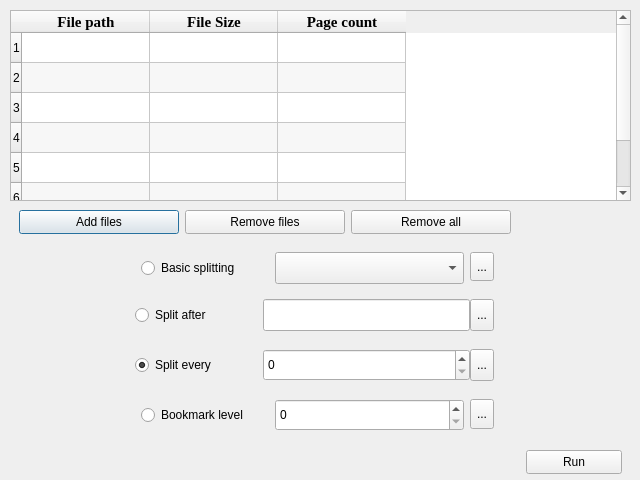
<?xml version="1.0" encoding="UTF-8"?>
<ui version="4.0">
 <class>split</class>
 <widget class="QDialog" name="split">
  <property name="geometry">
   <rect>
    <x>0</x>
    <y>0</y>
    <width>640</width>
    <height>480</height>
   </rect>
  </property>
  <property name="minimumSize">
   <size>
    <width>640</width>
    <height>480</height>
   </size>
  </property>
  <property name="maximumSize">
   <size>
    <width>640</width>
    <height>480</height>
   </size>
  </property>
  <property name="baseSize">
   <size>
    <width>640</width>
    <height>480</height>
   </size>
  </property>
  <property name="windowTitle">
   <string>Split one or more PDF files</string>
  </property>
  <property name="windowIcon">
   <iconset>
    <normaloff>:/media/split.svg</normaloff>:/media/split.svg</iconset>
  </property>
  <property name="styleSheet">
   <string notr="true"/>
  </property>
  <widget class="QWidget" name="layoutWidget">
   <property name="geometry">
    <rect>
     <x>0</x>
     <y>-10</y>
     <width>641</width>
     <height>491</height>
    </rect>
   </property>
   <layout class="QVBoxLayout" name="vbox16">
    <property name="spacing">
     <number>0</number>
    </property>
    <property name="leftMargin">
     <number>10</number>
    </property>
    <property name="topMargin">
     <number>20</number>
    </property>
    <property name="rightMargin">
     <number>10</number>
    </property>
    <property name="bottomMargin">
     <number>2</number>
    </property>
    <item>
     <widget class="QTableWidget" name="tbl16">
      <property name="minimumSize">
       <size>
        <width>360</width>
        <height>128</height>
       </size>
      </property>
      <property name="maximumSize">
       <size>
        <width>720</width>
        <height>256</height>
       </size>
      </property>
      <property name="showDropIndicator" stdset="0">
       <bool>false</bool>
      </property>
      <property name="dragEnabled">
       <bool>true</bool>
      </property>
      <property name="dragDropOverwriteMode">
       <bool>false</bool>
      </property>
      <property name="dragDropMode">
       <enum>QAbstractItemView::InternalMove</enum>
      </property>
      <property name="alternatingRowColors">
       <bool>true</bool>
      </property>
      <property name="rowCount">
       <number>7</number>
      </property>
      <property name="columnCount">
       <number>3</number>
      </property>
      <attribute name="horizontalHeaderVisible">
       <bool>true</bool>
      </attribute>
      <attribute name="horizontalHeaderCascadingSectionResizes">
       <bool>false</bool>
      </attribute>
      <attribute name="horizontalHeaderMinimumSectionSize">
       <number>64</number>
      </attribute>
      <attribute name="horizontalHeaderDefaultSectionSize">
       <number>128</number>
      </attribute>
      <row/>
      <row/>
      <row/>
      <row/>
      <row/>
      <row/>
      <row/>
      <column>
       <property name="text">
        <string>File path</string>
       </property>
       <property name="font">
        <font>
         <family>Liberation Serif</family>
         <pointsize>11</pointsize>
         <italic>false</italic>
         <bold>true</bold>
        </font>
       </property>
      </column>
      <column>
       <property name="text">
        <string>File Size</string>
       </property>
       <property name="font">
        <font>
         <family>Liberation Serif</family>
         <pointsize>11</pointsize>
         <italic>false</italic>
         <bold>true</bold>
        </font>
       </property>
      </column>
      <column>
       <property name="text">
        <string>Page count</string>
       </property>
       <property name="font">
        <font>
         <family>Liberation Serif</family>
         <pointsize>11</pointsize>
         <italic>false</italic>
         <bold>true</bold>
        </font>
       </property>
      </column>
     </widget>
    </item>
    <item>
     <widget class="QFrame" name="hbox17">
      <property name="minimumSize">
       <size>
        <width>0</width>
        <height>24</height>
       </size>
      </property>
      <property name="maximumSize">
       <size>
        <width>16777215</width>
        <height>48</height>
       </size>
      </property>
      <layout class="QHBoxLayout" name="horizontalLayout_6">
       <item>
        <widget class="QPushButton" name="btn17a">
         <property name="minimumSize">
          <size>
           <width>160</width>
           <height>24</height>
          </size>
         </property>
         <property name="maximumSize">
          <size>
           <width>192</width>
           <height>32</height>
          </size>
         </property>
         <property name="layoutDirection">
          <enum>Qt::LeftToRight</enum>
         </property>
         <property name="text">
          <string>Add files</string>
         </property>
         <property name="icon">
          <iconset resource="../media/media.qrc">
           <normaloff>:/document-add.svg</normaloff>:/document-add.svg</iconset>
         </property>
        </widget>
       </item>
       <item>
        <widget class="QPushButton" name="btn17b">
         <property name="minimumSize">
          <size>
           <width>160</width>
           <height>24</height>
          </size>
         </property>
         <property name="maximumSize">
          <size>
           <width>192</width>
           <height>32</height>
          </size>
         </property>
         <property name="text">
          <string>Remove files</string>
         </property>
         <property name="icon">
          <iconset resource="../media/media.qrc">
           <normaloff>:/document-subtract.svg</normaloff>:/document-subtract.svg</iconset>
         </property>
        </widget>
       </item>
       <item>
        <widget class="QPushButton" name="btn17c">
         <property name="minimumSize">
          <size>
           <width>160</width>
           <height>24</height>
          </size>
         </property>
         <property name="maximumSize">
          <size>
           <width>192</width>
           <height>32</height>
          </size>
         </property>
         <property name="text">
          <string>Remove all</string>
         </property>
         <property name="icon">
          <iconset resource="../media/media.qrc">
           <normaloff>:/clean.svg</normaloff>:/clean.svg</iconset>
         </property>
        </widget>
       </item>
       <item>
        <spacer name="hspc17">
         <property name="orientation">
          <enum>Qt::Horizontal</enum>
         </property>
         <property name="sizeType">
          <enum>QSizePolicy::Maximum</enum>
         </property>
         <property name="sizeHint" stdset="0">
          <size>
           <width>256</width>
           <height>20</height>
          </size>
         </property>
        </spacer>
       </item>
      </layout>
     </widget>
    </item>
    <item>
     <widget class="QFrame" name="qfrm18">
      <property name="minimumSize">
       <size>
        <width>0</width>
        <height>32</height>
       </size>
      </property>
      <property name="maximumSize">
       <size>
        <width>16777215</width>
        <height>48</height>
       </size>
      </property>
      <layout class="QHBoxLayout" name="horizontalLayout_2">
       <property name="bottomMargin">
        <number>9</number>
       </property>
       <item>
        <spacer name="hspc18a">
         <property name="orientation">
          <enum>Qt::Horizontal</enum>
         </property>
         <property name="sizeType">
          <enum>QSizePolicy::Maximum</enum>
         </property>
         <property name="sizeHint" stdset="0">
          <size>
           <width>100</width>
           <height>20</height>
          </size>
         </property>
        </spacer>
       </item>
       <item>
        <widget class="QLabel" name="icon18">
         <property name="minimumSize">
          <size>
           <width>16</width>
           <height>16</height>
          </size>
         </property>
         <property name="maximumSize">
          <size>
           <width>24</width>
           <height>24</height>
          </size>
         </property>
         <property name="text">
          <string/>
         </property>
         <property name="pixmap">
          <pixmap resource="../media/media.qrc">:/flow-data.svg</pixmap>
         </property>
         <property name="scaledContents">
          <bool>true</bool>
         </property>
        </widget>
       </item>
       <item>
        <widget class="QRadioButton" name="radio18">
         <property name="sizePolicy">
          <sizepolicy hsizetype="MinimumExpanding" vsizetype="Fixed">
           <horstretch>0</horstretch>
           <verstretch>0</verstretch>
          </sizepolicy>
         </property>
         <property name="minimumSize">
          <size>
           <width>64</width>
           <height>32</height>
          </size>
         </property>
         <property name="maximumSize">
          <size>
           <width>128</width>
           <height>48</height>
          </size>
         </property>
         <property name="baseSize">
          <size>
           <width>0</width>
           <height>32</height>
          </size>
         </property>
         <property name="layoutDirection">
          <enum>Qt::LeftToRight</enum>
         </property>
         <property name="text">
          <string>Basic splitting</string>
         </property>
         <property name="shortcut">
          <string notr="true"/>
         </property>
         <attribute name="buttonGroup">
          <string notr="true">radioGroup_split</string>
         </attribute>
        </widget>
       </item>
       <item>
        <widget class="QComboBox" name="combo18">
         <property name="sizePolicy">
          <sizepolicy hsizetype="MinimumExpanding" vsizetype="Fixed">
           <horstretch>0</horstretch>
           <verstretch>0</verstretch>
          </sizepolicy>
         </property>
         <property name="minimumSize">
          <size>
           <width>128</width>
           <height>32</height>
          </size>
         </property>
         <property name="maximumSize">
          <size>
           <width>320</width>
           <height>48</height>
          </size>
         </property>
         <property name="currentIndex">
          <number>-1</number>
         </property>
         <property name="placeholderText">
          <string>Select an option</string>
         </property>
         <item>
          <property name="text">
           <string>Every page</string>
          </property>
         </item>
         <item>
          <property name="text">
           <string>Even pages</string>
          </property>
         </item>
         <item>
          <property name="text">
           <string>Odd pages</string>
          </property>
         </item>
        </widget>
       </item>
       <item>
        <widget class="QToolButton" name="tool18">
         <property name="minimumSize">
          <size>
           <width>16</width>
           <height>16</height>
          </size>
         </property>
         <property name="maximumSize">
          <size>
           <width>32</width>
           <height>32</height>
          </size>
         </property>
         <property name="baseSize">
          <size>
           <width>24</width>
           <height>24</height>
          </size>
         </property>
         <property name="text">
          <string>...</string>
         </property>
         <property name="icon">
          <iconset resource="../media/media.qrc">
           <normaloff>:/help.svg</normaloff>:/help.svg</iconset>
         </property>
         <property name="toolButtonStyle">
          <enum>Qt::ToolButtonIconOnly</enum>
         </property>
         <property name="autoRaise">
          <bool>false</bool>
         </property>
        </widget>
       </item>
       <item>
        <spacer name="hspc18b">
         <property name="orientation">
          <enum>Qt::Horizontal</enum>
         </property>
         <property name="sizeType">
          <enum>QSizePolicy::Minimum</enum>
         </property>
         <property name="sizeHint" stdset="0">
          <size>
           <width>128</width>
           <height>20</height>
          </size>
         </property>
        </spacer>
       </item>
      </layout>
     </widget>
    </item>
    <item>
     <layout class="QHBoxLayout" name="hbox20">
      <property name="leftMargin">
       <number>9</number>
      </property>
      <property name="topMargin">
       <number>9</number>
      </property>
      <property name="rightMargin">
       <number>9</number>
      </property>
      <property name="bottomMargin">
       <number>9</number>
      </property>
      <item>
       <spacer name="hspc20a">
        <property name="orientation">
         <enum>Qt::Horizontal</enum>
        </property>
        <property name="sizeType">
         <enum>QSizePolicy::Maximum</enum>
        </property>
        <property name="sizeHint" stdset="0">
         <size>
          <width>100</width>
          <height>10</height>
         </size>
        </property>
       </spacer>
      </item>
      <item>
       <widget class="QLabel" name="icon20">
        <property name="minimumSize">
         <size>
          <width>16</width>
          <height>16</height>
         </size>
        </property>
        <property name="maximumSize">
         <size>
          <width>24</width>
          <height>24</height>
         </size>
        </property>
        <property name="text">
         <string/>
        </property>
        <property name="pixmap">
         <pixmap resource="../media/media.qrc">:/select-range.svg</pixmap>
        </property>
        <property name="scaledContents">
         <bool>true</bool>
        </property>
       </widget>
      </item>
      <item>
       <widget class="QRadioButton" name="radio20">
        <property name="sizePolicy">
         <sizepolicy hsizetype="MinimumExpanding" vsizetype="Fixed">
          <horstretch>0</horstretch>
          <verstretch>0</verstretch>
         </sizepolicy>
        </property>
        <property name="minimumSize">
         <size>
          <width>64</width>
          <height>32</height>
         </size>
        </property>
        <property name="maximumSize">
         <size>
          <width>128</width>
          <height>48</height>
         </size>
        </property>
        <property name="baseSize">
         <size>
          <width>0</width>
          <height>32</height>
         </size>
        </property>
        <property name="layoutDirection">
         <enum>Qt::LeftToRight</enum>
        </property>
        <property name="text">
         <string>Split after</string>
        </property>
        <property name="shortcut">
         <string notr="true"/>
        </property>
        <attribute name="buttonGroup">
         <string notr="true">radioGroup_split</string>
        </attribute>
       </widget>
      </item>
      <item>
       <widget class="QLineEdit" name="lineEdit20">
        <property name="sizePolicy">
         <sizepolicy hsizetype="MinimumExpanding" vsizetype="Fixed">
          <horstretch>0</horstretch>
          <verstretch>0</verstretch>
         </sizepolicy>
        </property>
        <property name="minimumSize">
         <size>
          <width>128</width>
          <height>32</height>
         </size>
        </property>
        <property name="maximumSize">
         <size>
          <width>320</width>
          <height>32</height>
         </size>
        </property>
       </widget>
      </item>
      <item>
       <widget class="QToolButton" name="tool20">
        <property name="minimumSize">
         <size>
          <width>16</width>
          <height>16</height>
         </size>
        </property>
        <property name="maximumSize">
         <size>
          <width>32</width>
          <height>32</height>
         </size>
        </property>
        <property name="baseSize">
         <size>
          <width>24</width>
          <height>24</height>
         </size>
        </property>
        <property name="text">
         <string>...</string>
        </property>
        <property name="icon">
         <iconset resource="../media/media.qrc">
          <normaloff>:/help.svg</normaloff>:/help.svg</iconset>
        </property>
        <property name="toolButtonStyle">
         <enum>Qt::ToolButtonIconOnly</enum>
        </property>
        <property name="autoRaise">
         <bool>false</bool>
        </property>
       </widget>
      </item>
      <item>
       <spacer name="hspc20b">
        <property name="orientation">
         <enum>Qt::Horizontal</enum>
        </property>
        <property name="sizeType">
         <enum>QSizePolicy::Minimum</enum>
        </property>
        <property name="sizeHint" stdset="0">
         <size>
          <width>128</width>
          <height>10</height>
         </size>
        </property>
       </spacer>
      </item>
     </layout>
    </item>
    <item>
     <layout class="QHBoxLayout" name="hbox21">
      <property name="leftMargin">
       <number>9</number>
      </property>
      <property name="topMargin">
       <number>9</number>
      </property>
      <property name="rightMargin">
       <number>9</number>
      </property>
      <property name="bottomMargin">
       <number>9</number>
      </property>
      <item>
       <spacer name="hspc21a">
        <property name="orientation">
         <enum>Qt::Horizontal</enum>
        </property>
        <property name="sizeType">
         <enum>QSizePolicy::Maximum</enum>
        </property>
        <property name="sizeHint" stdset="0">
         <size>
          <width>100</width>
          <height>10</height>
         </size>
        </property>
       </spacer>
      </item>
      <item>
       <widget class="QLabel" name="icon21">
        <property name="minimumSize">
         <size>
          <width>16</width>
          <height>16</height>
         </size>
        </property>
        <property name="maximumSize">
         <size>
          <width>24</width>
          <height>24</height>
         </size>
        </property>
        <property name="text">
         <string/>
        </property>
        <property name="pixmap">
         <pixmap resource="../media/media.qrc">:/array-numbers.svg</pixmap>
        </property>
        <property name="scaledContents">
         <bool>true</bool>
        </property>
       </widget>
      </item>
      <item>
       <widget class="QRadioButton" name="radio21">
        <property name="sizePolicy">
         <sizepolicy hsizetype="MinimumExpanding" vsizetype="Fixed">
          <horstretch>0</horstretch>
          <verstretch>0</verstretch>
         </sizepolicy>
        </property>
        <property name="minimumSize">
         <size>
          <width>64</width>
          <height>32</height>
         </size>
        </property>
        <property name="maximumSize">
         <size>
          <width>128</width>
          <height>48</height>
         </size>
        </property>
        <property name="baseSize">
         <size>
          <width>0</width>
          <height>32</height>
         </size>
        </property>
        <property name="layoutDirection">
         <enum>Qt::LeftToRight</enum>
        </property>
        <property name="text">
         <string>Split every</string>
        </property>
        <property name="shortcut">
         <string notr="true"/>
        </property>
        <property name="checked">
         <bool>true</bool>
        </property>
        <attribute name="buttonGroup">
         <string notr="true">radioGroup_split</string>
        </attribute>
       </widget>
      </item>
      <item>
       <widget class="QSpinBox" name="spin21">
        <property name="sizePolicy">
         <sizepolicy hsizetype="MinimumExpanding" vsizetype="Fixed">
          <horstretch>0</horstretch>
          <verstretch>0</verstretch>
         </sizepolicy>
        </property>
        <property name="minimumSize">
         <size>
          <width>128</width>
          <height>32</height>
         </size>
        </property>
        <property name="maximumSize">
         <size>
          <width>320</width>
          <height>32</height>
         </size>
        </property>
       </widget>
      </item>
      <item>
       <widget class="QToolButton" name="tool21">
        <property name="minimumSize">
         <size>
          <width>16</width>
          <height>16</height>
         </size>
        </property>
        <property name="maximumSize">
         <size>
          <width>32</width>
          <height>32</height>
         </size>
        </property>
        <property name="baseSize">
         <size>
          <width>24</width>
          <height>24</height>
         </size>
        </property>
        <property name="text">
         <string>...</string>
        </property>
        <property name="icon">
         <iconset resource="../media/media.qrc">
          <normaloff>:/help.svg</normaloff>:/help.svg</iconset>
        </property>
        <property name="toolButtonStyle">
         <enum>Qt::ToolButtonIconOnly</enum>
        </property>
        <property name="autoRaise">
         <bool>false</bool>
        </property>
       </widget>
      </item>
      <item>
       <spacer name="hspc21b">
        <property name="orientation">
         <enum>Qt::Horizontal</enum>
        </property>
        <property name="sizeType">
         <enum>QSizePolicy::Minimum</enum>
        </property>
        <property name="sizeHint" stdset="0">
         <size>
          <width>128</width>
          <height>10</height>
         </size>
        </property>
       </spacer>
      </item>
     </layout>
    </item>
    <item>
     <widget class="QFrame" name="qfrm22">
      <property name="minimumSize">
       <size>
        <width>0</width>
        <height>32</height>
       </size>
      </property>
      <property name="maximumSize">
       <size>
        <width>16777215</width>
        <height>48</height>
       </size>
      </property>
      <layout class="QHBoxLayout" name="horizontalLayout_9">
       <property name="bottomMargin">
        <number>9</number>
       </property>
       <item>
        <spacer name="hspc22a">
         <property name="orientation">
          <enum>Qt::Horizontal</enum>
         </property>
         <property name="sizeType">
          <enum>QSizePolicy::Maximum</enum>
         </property>
         <property name="sizeHint" stdset="0">
          <size>
           <width>100</width>
           <height>20</height>
          </size>
         </property>
        </spacer>
       </item>
       <item>
        <widget class="QLabel" name="icon22">
         <property name="minimumSize">
          <size>
           <width>16</width>
           <height>16</height>
          </size>
         </property>
         <property name="maximumSize">
          <size>
           <width>24</width>
           <height>24</height>
          </size>
         </property>
         <property name="text">
          <string/>
         </property>
         <property name="pixmap">
          <pixmap resource="../media/media.qrc">:/bookmark.svg</pixmap>
         </property>
         <property name="scaledContents">
          <bool>true</bool>
         </property>
        </widget>
       </item>
       <item>
        <widget class="QRadioButton" name="radio22">
         <property name="sizePolicy">
          <sizepolicy hsizetype="MinimumExpanding" vsizetype="Fixed">
           <horstretch>0</horstretch>
           <verstretch>0</verstretch>
          </sizepolicy>
         </property>
         <property name="minimumSize">
          <size>
           <width>64</width>
           <height>32</height>
          </size>
         </property>
         <property name="maximumSize">
          <size>
           <width>128</width>
           <height>48</height>
          </size>
         </property>
         <property name="baseSize">
          <size>
           <width>0</width>
           <height>32</height>
          </size>
         </property>
         <property name="layoutDirection">
          <enum>Qt::LeftToRight</enum>
         </property>
         <property name="text">
          <string>Bookmark level</string>
         </property>
         <property name="shortcut">
          <string notr="true"/>
         </property>
         <attribute name="buttonGroup">
          <string notr="true">radioGroup_split</string>
         </attribute>
        </widget>
       </item>
       <item>
        <widget class="QSpinBox" name="spin22">
         <property name="sizePolicy">
          <sizepolicy hsizetype="MinimumExpanding" vsizetype="Fixed">
           <horstretch>0</horstretch>
           <verstretch>0</verstretch>
          </sizepolicy>
         </property>
         <property name="minimumSize">
          <size>
           <width>128</width>
           <height>32</height>
          </size>
         </property>
         <property name="maximumSize">
          <size>
           <width>320</width>
           <height>32</height>
          </size>
         </property>
        </widget>
       </item>
       <item>
        <widget class="QToolButton" name="tool22">
         <property name="minimumSize">
          <size>
           <width>16</width>
           <height>16</height>
          </size>
         </property>
         <property name="maximumSize">
          <size>
           <width>32</width>
           <height>32</height>
          </size>
         </property>
         <property name="baseSize">
          <size>
           <width>24</width>
           <height>24</height>
          </size>
         </property>
         <property name="text">
          <string>...</string>
         </property>
         <property name="icon">
          <iconset resource="../media/media.qrc">
           <normaloff>:/help.svg</normaloff>:/help.svg</iconset>
         </property>
         <property name="toolButtonStyle">
          <enum>Qt::ToolButtonIconOnly</enum>
         </property>
         <property name="autoRaise">
          <bool>false</bool>
         </property>
        </widget>
       </item>
       <item>
        <spacer name="hspc22b">
         <property name="orientation">
          <enum>Qt::Horizontal</enum>
         </property>
         <property name="sizeType">
          <enum>QSizePolicy::Minimum</enum>
         </property>
         <property name="sizeHint" stdset="0">
          <size>
           <width>128</width>
           <height>20</height>
          </size>
         </property>
        </spacer>
       </item>
      </layout>
     </widget>
    </item>
    <item>
     <widget class="QFrame" name="qfrm23">
      <property name="minimumSize">
       <size>
        <width>0</width>
        <height>24</height>
       </size>
      </property>
      <property name="maximumSize">
       <size>
        <width>16777215</width>
        <height>48</height>
       </size>
      </property>
      <property name="layoutDirection">
       <enum>Qt::LeftToRight</enum>
      </property>
      <layout class="QHBoxLayout" name="horizontalLayout">
       <property name="spacing">
        <number>6</number>
       </property>
       <property name="topMargin">
        <number>12</number>
       </property>
       <property name="bottomMargin">
        <number>6</number>
       </property>
       <item>
        <spacer name="hspc23">
         <property name="orientation">
          <enum>Qt::Horizontal</enum>
         </property>
         <property name="sizeHint" stdset="0">
          <size>
           <width>40</width>
           <height>20</height>
          </size>
         </property>
        </spacer>
       </item>
       <item>
        <widget class="QPushButton" name="btn23">
         <property name="minimumSize">
          <size>
           <width>96</width>
           <height>24</height>
          </size>
         </property>
         <property name="maximumSize">
          <size>
           <width>128</width>
           <height>32</height>
          </size>
         </property>
         <property name="text">
          <string>Run</string>
         </property>
         <property name="icon">
          <iconset resource="../media/media.qrc">
           <normaloff>:/split.svg</normaloff>:/split.svg</iconset>
         </property>
        </widget>
       </item>
      </layout>
     </widget>
    </item>
   </layout>
  </widget>
 </widget>
 <resources>
  <include location="../media/media.qrc"/>
 </resources>
 <connections/>
 <buttongroups>
  <buttongroup name="radioGroup_split"/>
 </buttongroups>
</ui>
